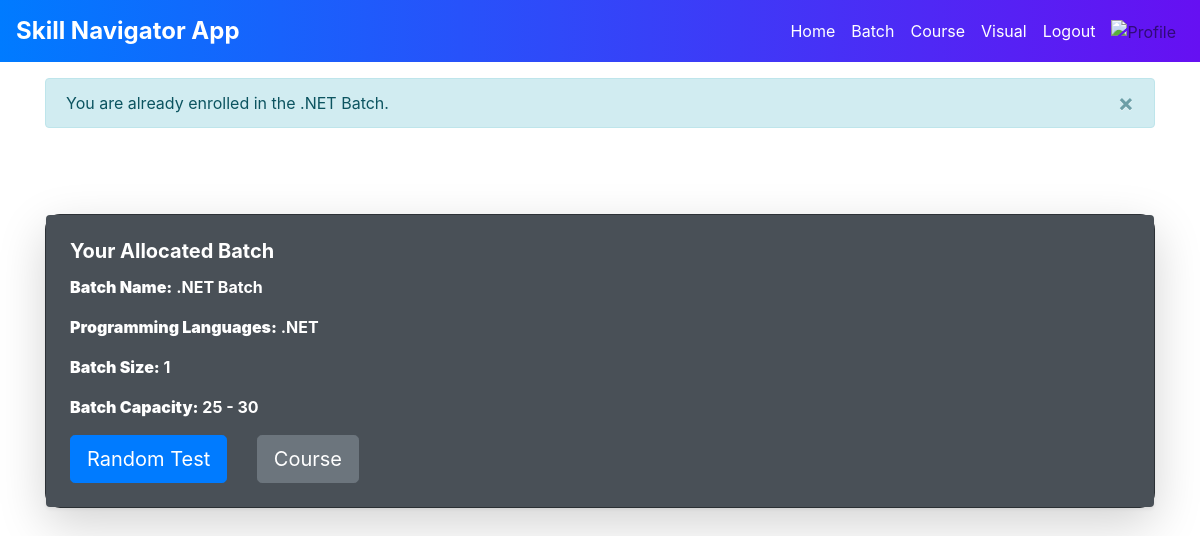
The app's page /batch/enroll/ (signed in) with its own data.
### batch_allocation/models.py (models this page shows, shortened)
class Batch(models.Model):
    name = models.CharField(max_length=100)
    programming_languages = models.CharField(max_length=255)
    min_candidates = models.PositiveIntegerField(default=25)
    max_candidates = models.PositiveIntegerField(default=30)
    current_candidates = models.PositiveIntegerField(default=0)  # Track the number of candidates
    candidates = models.ManyToManyField(User, related_name='batches')  # Relationship with User

### batch_allocation/views.py (the view)
# urls.py: path('enroll/', batch_enrollment_view, name='batch_enrollment'),
@login_required
def batch_enrollment_view(request):
    status, batch = allocate_batch(request.user)
    if status == "enrolled":
        messages.success(request, f"You have been allocated to the {batch.name}.")
    elif status == "already_enrolled":
        messages.info(request, f"You are already enrolled in the {batch.name}.")
    else:
        messages.error(request, "No suitable batch available or batch is full.")
    return render(request, 'batch_allocation/batch_enrollment.html', {
        'batch': batch,
    })

### batch_allocation/templates/batch_allocation/batch_enrollment.html (shortened to what this page needs)
<!DOCTYPE html>
<html lang="en">
<head>
    <link href="https://stackpath.bootstrapcdn.com/bootstrap/4.5.2/css/bootstrap.min.css" rel="stylesheet">
    <link rel="stylesheet" href="https://cdnjs.cloudflare.com/ajax/libs/animate.css/4.1.1/animate.min.css" />
</head>
<body data-bs-theme="dark">
    <nav class="navbar navbar-expand-lg navbar-light" style="background: linear-gradient(to right, #007bff, #6610f2);">
        <a class="navbar-brand text-white" href="{% url 'home' %}">Skill Navigator App</a>
        <div class="collapse navbar-collapse" id="navbarNav">
            <div class="ml-auto navbar-nav">
                <a class="nav-link text-white" href="{% url 'home' %}">Home</a>
                <a class="nav-link text-white" href="{% url 'batch_enrollment' %}">Batch</a>
                {% if user.is_authenticated %}
                <a class="nav-link text-white" href="{% url 'course_page' batch.id %}">Course</a>
                <a class="nav-link text-white" href="{% url 'user_score_visualization'%}">Visual</a>
                <a class="nav-link text-white" href="{% url 'logout' %}">Logout</a>
                {% endif %}
                {% if user.is_authenticated %}
                <a class="nav-link" href="{% url 'profile' %}">
                    <img src="https://img.icons8.com/material-outlined/24/ffffff/user.png" alt="Profile"
                        class="profile-icon">
                </a>
                {% endif %}
            </div>
        </div>
    </nav>
    <div class="container mt-3">
        {% if messages %}
        {% for message in messages %}
        <div class="alert {% if message.tags %}alert-{{ message.tags }}{% else %}alert-info{% endif %} alert-dismissible fade show"
            role="alert">
            {{ message }}
            <button type="button" class="close" data-dismiss="alert" aria-label="Close">
                <span aria-hidden="true">&times;</span>
            </button>
        </div>
        {% endfor %}
        {% endif %}
    </div>
    <div class="container mt-4">
        <h2 class="text-center mb-4 animate__animated animate__fadeInDown"
            style="font-family: 'SF Pro Text', 'Helvetica Neue', Arial, sans-serif; color: white; font-weight: bold;">
        </h2>
        <div class="card mt-3 shadow-lg animate__animated animate__fadeInUp"
            style="background: #343a40; border-radius: 15px;">
            <div class="card-body p-4 shadow-sm rounded" style="background: #495057;">
                <h5 class="card-title"
                    style="font-family: 'SF Pro Text', 'Helvetica Neue', Arial, sans-serif; color: white; font-weight: bold;">
                    Your Allocated Batch</h5>
                <p style="color: white;"><strong>Batch Name:</strong> {{ batch.name }}</p>
                <p style="color: white;"><strong>Programming Languages:</strong> {{ batch.programming_languages }}</p>
                <p style="color: white;"><strong>Batch Size:</strong> {{ batch.current_candidates }}</p>
                <p style="color: white;"><strong>Batch Capacity:</strong> {{ batch.min_candidates }} -
                    {{ batch.max_candidates }}</p>
                <a href="{% url 'generate_test' batch.id %}"
                    class="btn btn-primary btn-lg animate__animated animate__pulse">Random Test</a>
                <a href="{% url 'course_page' batch.id %}"
                    class="btn btn-secondary btn-lg ms-2 animate__animated animate__pulse">Course</a>
            </div>
        </div>
    </div>
</body>
</html>

### batch_allocation/templates/batch_allocation/batch_enrollment.html (style rules this page uses)
html, body { height: 100vh; color: white; margin: 0; background-image: url('https://coolbackgrounds.io/images/backgrounds/index/gulf-dec0ccde.svg'); background-repeat: no-repeat; background-size: cover; }
.navbar-brand { font-size: 1.5rem; font-weight: bold; }
.nav-link { transition: color 0.3s; }
.profile-icon { width: 24px; height: 24px; }
.navbar-nav { align-items: center; }
.animate__animated { animation-duration: 0.5s; }
.btn { margin-right: 25px; transition: transform 0.2s; }
.card { border-radius: 15px; }
.card-body { background: linear-gradient(white, #f8f9fa); }
h2, .card-title, p { font-family: 'SF Pro Text', 'Helvetica Neue', Arial, sans-serif; color: white; font-weight: bold; }
.animate__fadeInDown { animation-duration: 1s; }
.animate__fadeInUp { animation-duration: 1s; }
.animate__pulse { animation-duration: 3s; animation-iteration-count: infinite; animation-timing-function: ease-in-out; }

### records on screen
Batch: name ".NET Batch", programming_languages ".NET", current_candidates "1", min_candidates "25", max_candidates "30"

### other values on screen
{{ message }} "You are already enrolled in the .NET Batch."
